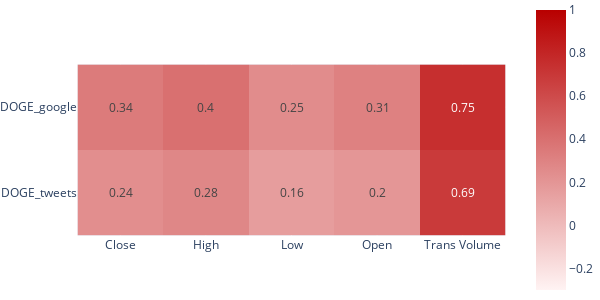

The code cell stored with this chart in its notebook:
### Code cell
dog_corr = df_DOGE.corr()[['DOGE_google',
       'DOGE_tweets']]

dog_corr = dog_corr.iloc[1:-3].T.round(2)

dog_corr.rename(columns={'DOGEUSD_close': 'Close', 'DOGEUSD_high': 'High', 'DOGEUSD_low': 'Low', 'DOGEUSD_open': 'Open',
       'DOGE_transactions': 'Trans Volume'}, inplace=True)

colorscale=[[0, 'rgb(255,243,243)'],  [1.0, 'rgb(184, 0, 0)']]

fig = px.imshow(dog_corr, 
                text_auto=True,
                #labels=dict(y="Correlation Heatmap", color="Correlation"),
                color_continuous_scale=colorscale, 
                range_color=[-0.3,1])

fig.update_layout(margin=dict(l=0, r=0, t=0, b=0),
                 height=300,width=600)

fig.show()
fig.write_image("dog_corr.jpeg")

### Figure 1 — Plotly figure (JSON) as saved in the notebook; plotly's stock layout.template omitted (floating-point values rounded to 4 significant figures)
{"data": [{"coloraxis": "coloraxis", "hovertemplate": "x: %{x}<br>y: %{y}<br>color: %{z}<extra></extra>", "name": "0", "texttemplate": "%{z}", "type": "heatmap", "x": ["Close", "High", "Low", "Open", "Trans Volume"], "xaxis": "x", "y": ["DOGE_google", "DOGE_tweets"], "yaxis": "y", "z": [[0.34, 0.4, 0.25, 0.31, 0.75], [0.24, 0.28, 0.16, 0.2, 0.69]]}], "layout": {"coloraxis": {"cmax": 1, "cmin": -0.3, "colorscale": [[0, "rgb(255,243,243)"], [1, "rgb(184, 0, 0)"]]}, "height": 300, "margin": {"b": 0, "l": 0, "r": 0, "t": 0}, "width": 600, "xaxis": {"anchor": "y", "autorange": true, "constrain": "domain", "domain": [0, 1], "range": [-0.5, 4.5], "scaleanchor": "y", "type": "category"}, "yaxis": {"anchor": "x", "autorange": true, "constrain": "domain", "domain": [0.2147, 0.7853], "range": [1.5, -0.5], "type": "category"}}}
